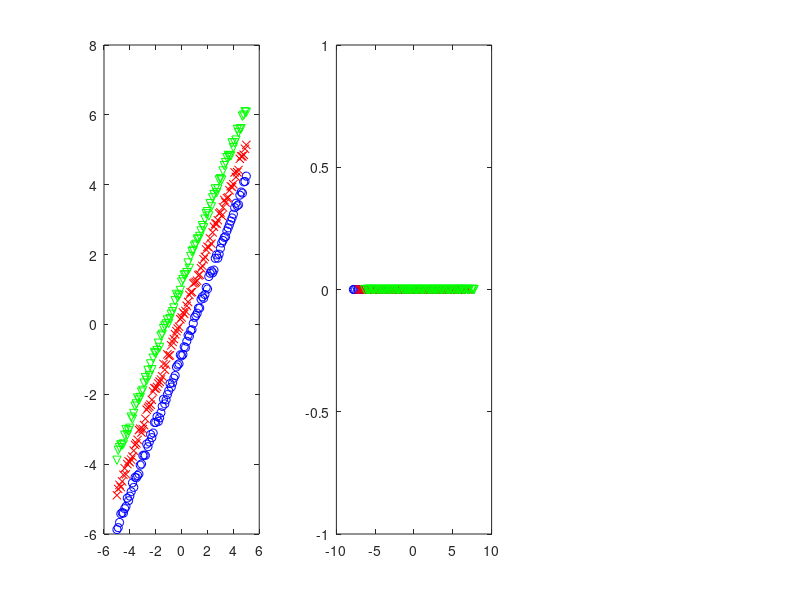

Recreate this plot in MATLAB. (Note: this script raises an error after producing the figure.)
% CSCI 5521 Introduction to Machine Learning, Spring 2015 
% Rui Kuang
% Comparison of LDA and PCA

x_range = -5:0.1:5;

M = size(x_range,2);
N = size(x_range,2);
K = size(x_range,2);

X = zeros(M+N+K,2);

X(:,1) = [x_range x_range x_range];
X(:,2) = [x_range-1 x_range x_range+1] + 0.3*rand(M+N+K,1)';
%%%%%%%%%%%%%%%%%%%%%%%%%%%

Y = [zeros(M,1); ones(N,1);2 * ones(K,1)];

subplot(1,3,1);
plot(X(1:M,1),X(1:M,2),'ob'); hold on;
plot(X(M+1:M+N,1),X(M+1:M+N,2),'xr'); hold on;
plot(X(M+N+1:M+N+K,1),X(M+N+1:M+N+K,2),'gv'); 

[coeff,score,latent] = pca(X);
subplot(1,3,2);
title('PCA');
plot(score(1:M,1),zeros(M,1),'ob'); hold on;
plot(score(M+1:M+N,1),zeros(M,1),'xr'); hold on;
plot(score(M+N+1:M+N+K,1),zeros(M,1),'gv'); 

%
% % Calculate linear discriminant coefficients
[V D] = myLDA(X,Y); %implement your own LDA function
%
% % Calulcate linear scores for training data
L = X * V;
subplot(1,3,3);
title('LDA');
plot(L(1:M,1),zeros(M,1),'ob'); hold on;
plot(L(M+1:M+N,1),zeros(M,1),'xr'); hold on;
plot(L(M+N+1:M+N+K,1),zeros(M,1),'gv'); 

%
